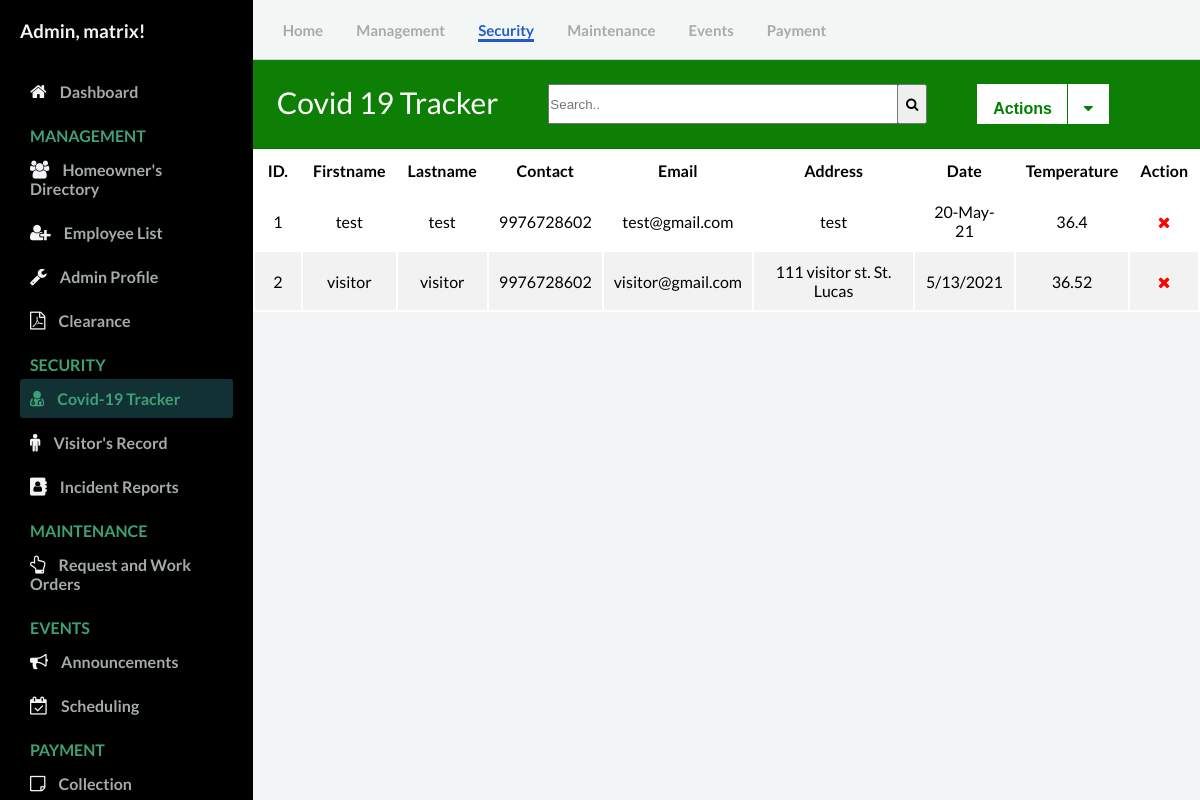
/admin/covid19_tracker.php (signed in), run on the app's committed database.
### tables this page shows
CREATE TABLE `covid` (
  `id` int(11) NOT NULL,
  `firstname` text NOT NULL,
  `lastname` text NOT NULL,
  `contact` bigint(11) NOT NULL,
  `gender` text NOT NULL,
  `email` varchar(100) NOT NULL,
  `address` varchar(100) NOT NULL,
  `date` varchar(30) NOT NULL,
  `temperature` varchar(10) NOT NULL,
  `q1` varchar(5) NOT NULL,
  `q2` varchar(5) NOT NULL,
  `q3` varchar(5) NOT NULL,
  `q4` varchar(5) NOT NULL
);

### admin/controllers/function.php (called while the page is built, shortened)
<?php
function check_login($conn) {
	if(isset($_SESSION['user_id'])) {
		$id = $_SESSION['user_id'];
		$query = "SELECT * FROM admin WHERE user_id = '$id' limit 1";
		$result = mysqli_query($conn, $query);
		if($result && mysqli_num_rows($result) > 0) {
			$user_data = mysqli_fetch_assoc($result);
			return $user_data;
		}
	}
	die;
}

### admin/covid19_tracker.php (the view, shortened to what this page needs)
<?php
  include("config/connection.php");
  include("controllers/function.php");
  $user_data = check_login($conn);
?>
<!DOCTYPE html>
<html lang="en">
  <head>
    <link rel="stylesheet" href="https://stackpath.bootstrapcdn.com/font-awesome/4.7.0/css/font-awesome.min.css"/>
    <link rel="stylesheet" href="css/style.css" />
  </head>
  <body id="body">
    <div class="container">
      <nav class="navbar">
        <div class="navbar__left">
          <a href="Dashboard.php">Home</a>
          <a href="User.php">Management</a>
          <a class="active_link" href="covid19_tracker.php">Security</a>
          <a href="work_order.php">Maintenance</a>
          <a href="announcement.php">Events</a>
          <a href="invoice.php">Payment</a>
        </div>
      </nav>
<?php
  $mysqli = new mysqli('remotemysql.com', 'J5BJ2ZlQGm', 'FYAvWP4mmz', 'J5BJ2ZlQGm') or die(mysqli_error($mysqli));
  $result = $mysqli->query("SELECT * FROM covid") or die($mysqli->error);
?>
      <main>
        <div>
          <div class="card-header" id="user">
            <p style="float: left; font-size: 30px;">Covid 19 Tracker</p>
            <form  action="#" style=" float: left;">
              <input type="search" placeholder="Search.." name="search2" id="myInput" class="search_field">
             <button type="submit" class="btn_search"><i class="fa fa-search"></i></button>
            </form>
            <button class="btn_action"><b>Actions</b></button>
            <div class="dropdown">
              <button class="btn_down"><i class="fa fa-caret-down"></i></button>
            </div>
          </div>
            <table id="user" style="background-color: white; width: 100%;">
        <thead>
              <tr>
                <th style="width: 5%;"><b>ID.</b></th>
                <th><b>Firstname</b></b></th>
                <th><b>Lastname</b></th>
                <th><b>Contact</b></th>
                <th><b>Email</b></th>
                <th><b>Address</b></th>
                <th><b>Date</b></th>
                <th style="width: 10%;"><b>Temperature</b></td>
                <th><b>Action</b></th>
              </tr>
        </thead>
      <tbody id="myTable">
        <?php
          while ($row = $result->fetch_assoc()): ?>
              <tr>
                  <td><?php echo $row['id']; ?></td>
                  <td><?php echo $row['firstname']; ?></td>
                  <td><?php echo $row['lastname']; ?></td>
                  <td><?php echo $row['contact']; ?></td>
                  <td><?php echo $row['email']; ?></td>
                  <td><?php echo $row['address']; ?></td>
                  <td><?php echo $row['date']; ?></td>
                  <td><?php echo $row['temperature']; ?></td>
                <td>
                    <a href="covid_crud.php?delete=<?php echo $row['id']; ?>" onclick="return confirm('Are you sure you want to Delete this info?');"><i class="fa fa-remove text-remove" title="Delete"></i></a>
                </td>
              </tr>
            <?php endwhile; ?>
          </table>
        </div>
      </main>
      <div id="sidebar">
        <div class="sidebar__title">
            <h3>Admin, <?php echo $user_data['firstname']; ?>!</h3>
        </div>
        <div class="sidebar__menu">
          <div class="sidebar__link ">
            <i class="fa fa-home"></i>
            <a href="Dashboard.php">Dashboard</a>
          </div>
          <h2>MANAGEMENT</h2>
          <div class="sidebar__link">
            <i class="fa fa-users" aria-hidden="true"></i>
            <a href="User.php">Homeowner's Directory</a>
          </div>
          <div class="sidebar__link">
            <i class="fa fa-user-plus" aria-hidden="true"></i>
            <a href="employees_record.php">Employee List</a>
          </div>
          <div class="sidebar__link">
            <i class="fa fa-wrench"></i>
            <a href="Admin_profile.php">Admin Profile</a>
          </div>
          <div class="sidebar__link">
            <i class="fa fa-file-pdf-o"></i>
            <a href="residency.php">Clearance</a>
          </div>
          <h2>SECURITY</h2>
          <div class="sidebar__link active_menu_link">
            <i class="fa fa-user-md"></i>
            <a href="covid19_tracker.php">Covid-19 Tracker</a>
          </div>
          <div class="sidebar__link">
            <i class="fa fa-male"></i>
            <a href="visitors_record.php">Visitor's Record</a>
          </div>
          <div class="sidebar__link">
            <i class="fa fa-address-book"></i>
            <a href="incident_record.php">Incident Reports</a>
          </div>
          <h2>MAINTENANCE</h2>
          <div class="sidebar__link ">
            <i class="fa fa-hand-o-up"></i>
            <a href="work_order.php">Request and Work Orders</a>
          </div>
          <h2>EVENTS</h2>
          <div class="sidebar__link ">
            <i class="fa fa-bullhorn"></i>
            <a href="Announcement.php">Announcements</a>
          </div>
          <div class="sidebar__link">
            <i class="fa fa-calendar-check-o"></i>
            <a href="Scheduling.php">Scheduling</a>
          </div>
          <h2>PAYMENT</h2>
          <div class="sidebar__link">
            <i class="fa fa-sticky-note-o"></i>
            <a href="invoice.php">Collection</a>
          </div>
      </div>
    </div>
  </body>
</html>

### admin/css/style.css (style rules this page uses)
* { margin: 0; padding: 0; }
body { font-family: 'Lato', sans-serif; box-sizing: border-box; }
.container { display: grid; height: 100vh; grid-template-columns: 0.8fr 1fr 1fr 1fr; grid-template-rows: 0.2fr 3fr; grid-template-areas: "sidebar nav nav nav" "sidebar main main main" }
.navbar { background: #f2f7f5; grid-area: nav; height: 60px; display: flex; align-items: center; justify-content: space-between; padding: 0 30px 0 30px; border-bottom: 1px solid lightgray; }
.navbar__left > a { margin-right: 30px; text-decoration: none; color: #a5aaad; font-size: 15px; font-weight: 700; }
.navbar__left .active_link { color: #265acc; border-bottom: 3px solid #265acc; padding-bottom: 12 px; }
main { background: #f3f4f6; grid-area: main; overflow-y: auto; }
#sidebar { background: #000000; grid-area: sidebar; overflow-y: auto; padding: 20px; -webkit-transition: all 0.5s; transition: all 0.5s; }
.sidebar__title { display:flex; justify-content: space-between; align-items: center; color: #f3f4f6; margin-bottom: 30px; }
.sidebar__menu > h2 { color: #3ea175; font-size: 16px; margin-top: 15px; margin-bottom: 5px; padding: 0 10px; font-weight: 700; }
.sidebar__link { color: #f3f4f6; padding: 10px; border-radius: 3px; margin-bottom: 5px; }
.active_menu_link { background: rgba(62, 161, 171,0.3); color: #3ea175; }
.active_menu_link a { color: #3ea175 !important; }
.sidebar__link > a { text-decoration: none; color: #a5aaad; font-weight: 700; }
.sidebar__link >i { margin-right: 10px; font-size: 18px; }
#user div { font-family: "Trebuchet MS", Arial, Helvetica, sans-serif; border-collapse: collapse; }
#user td, #user th { padding: 10px; text-align: center; }
#user tr:nth-child(even) { background-color: #f2f2f2; }
.card-header { padding: 1.50rem; margin-bottom: 0; background-color: #0D7F05; border-bottom: 1px solid rgba(0, 0, 0, 0.125); color: #ffffff; font-size: 20px; }
.text-remove { color: red; }
* { box-sizing: border-box; }
.search_field { width: 350px; height: 40px; margin-left: 50px; }
.btn_search { margin-left: -5px; height: 40px; width: 30px; }
.btn_action, .btn_one { background-color: white; color: green; padding: 16px; font-size: 16px; border: none; outline: none; height: 40px; margin-left: 50px; }
.btn_down { background-color: white; color: green; padding: 16px; font-size: 16px; border: none; outline: none; height: 40px; margin-left: -5px; border-left:1px solid green; }
.dropdown { position: relative; display: inline-block; }
.dropdown-content a, { color: black; padding: 12px 16px; text-decoration: none; display: block; }

### data on the page
covid: id "1", firstname "test", lastname "test", contact "9976728602", email "test@gmail.com", address "test", date "20-May-21", temperature "36.4"
covid: id "2", firstname "visitor", lastname "visitor", contact "9976728602", email "visitor@gmail.com", address "111 visitor st. St. Lucas", date "5/13/2021", temperature "36.52"

### other printed values
$user_data['firstname'] "matrix"
